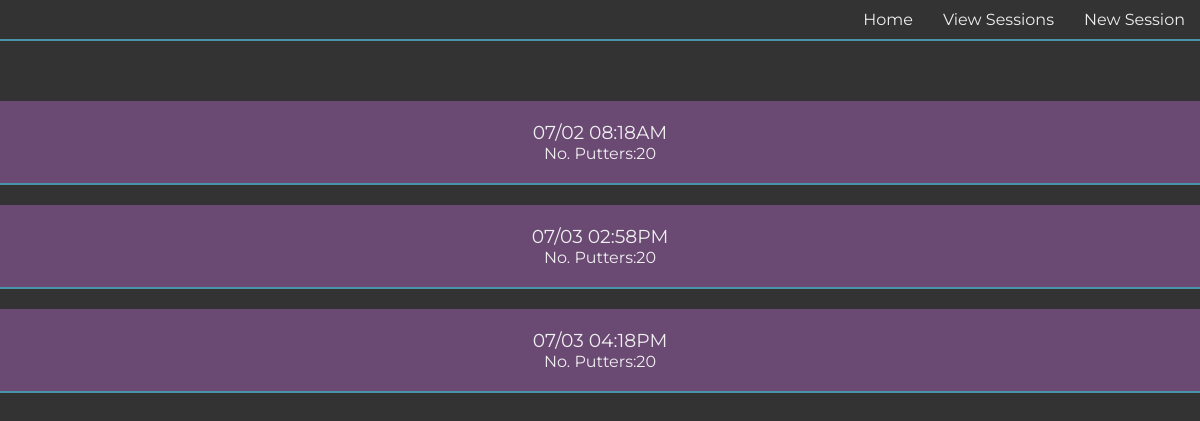
Page /puttsesh/view (signed in) on the committed database.
### model.py (models this page shows)
class PuttSesh(Model):
    user = ForeignKeyField(User, field=User.username, on_delete='CASCADE')
    date = DateTimeField()
    no_putters = IntegerField()
    class Meta:
        database = db

### main.py (the view)
@app.route('/puttsesh/view')
@login_required
def view_puttsesh():
    all_sessions = PuttSesh.select()
    return render_template('view_puttsesh.jinja2', all_sessions=all_sessions)

### main.py (called while the page is built)
def login_required(f):
    @wraps(f)
    def wrap(*args, **kwargs):
        if 'logged_in_user' in session:
            return f(*args, **kwargs)
        else:
            return redirect(url_for('login'))
    return wrap

### templates/view_puttsesh.jinja2
{% extends "base.jinja2" %}
{% block content %}
<div class='outer-container puttsesh-container'>
{% for session in all_sessions %}
<a class="puttsesh-link" href="{{ url_for('view_puttsesh_single', sesh_id=session.id) }}">
    <h3>{{ session.date.strftime('%m/%d %I:%M%p') }}</h3>
    <p>No. Putters:{{ session.no_putters }}</p>
</a>
{% endfor %}
</div>
{% endblock content %}

### static/css/main.css (style rules this page uses)
:root { --main-box-shadow: 1px 1px 3px 0px rgba(51, 51, 51, 0.15); --white-font: #efefef; --dark-grey-font: #333; --grey-font: #666; --light-grey-font: #ddd; --red: #cc0000; --darker-red: #bb0000; --transition-time: 300ms; --purple: #6A4973; --nude: #E2D9CA; --blue-gray: #4A94A8; --dark-blue: #2B293C; --blue-thick-border: solid 2px var(--blue-gray); --blue-thin-border: solid 1px var(--blue-gray); --purple-thick-border: solid 2px var(--purple); }
* { box-sizing: border-box; color: var(--white-font); font-family: 'Montserrat'; font-weight: normal; margin: 0; padding: 0; }
body { background: var(--dark-grey-font); }
.outer-container { align-items: center; display: flex; flex-direction: column; margin: 50px 0 0; }
.puttsesh-container { align-items: center; display: flex; flex-direction: column; }
.puttsesh-link { background: var(--purple); border-bottom: var(--blue-thick-border); margin: 10px 0; padding: 20px 0; text-decoration: none; transition: var(--transition-time); text-align: center; width: 100%; }

### rows in the picture
PuttSesh: date "07/02 08:18AM", no_putters "20"
PuttSesh: date "07/03 02:58PM", no_putters "20"
PuttSesh: date "07/03 04:18PM", no_putters "20"
